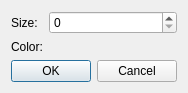
<?xml version="1.0" encoding="UTF-8"?>
<ui version="4.0">
 <class>GridDialog</class>
 <widget class="QDialog" name="GridDialog">
  <property name="geometry">
   <rect>
    <x>0</x>
    <y>0</y>
    <width>191</width>
    <height>125</height>
   </rect>
  </property>
  <property name="windowTitle">
   <string>Configure grid</string>
  </property>
  <layout class="QVBoxLayout" name="verticalLayout">
   <property name="sizeConstraint">
    <enum>QLayout::SetFixedSize</enum>
   </property>
   <item>
    <layout class="QFormLayout" name="formLayout">
     <item row="0" column="0">
      <widget class="QLabel" name="sizeLabel">
       <property name="text">
        <string>Size:</string>
       </property>
      </widget>
     </item>
     <item row="0" column="1">
      <widget class="QSpinBox" name="sizeSpinBox">
       <property name="maximum">
        <number>9999</number>
       </property>
      </widget>
     </item>
     <item row="1" column="0">
      <widget class="QLabel" name="colorLabel">
       <property name="text">
        <string>Color:</string>
       </property>
      </widget>
     </item>
     <item row="1" column="1">
      <widget class="ColorEdit" name="colorEdit" native="true"/>
     </item>
    </layout>
   </item>
   <item>
    <widget class="QDialogButtonBox" name="buttonBox">
     <property name="orientation">
      <enum>Qt::Horizontal</enum>
     </property>
     <property name="standardButtons">
      <set>QDialogButtonBox::Cancel|QDialogButtonBox::Ok</set>
     </property>
    </widget>
   </item>
  </layout>
 </widget>
 <customwidgets>
  <customwidget>
   <class>ColorEdit</class>
   <extends>QWidget</extends>
   <header>coloredit.h</header>
   <container>1</container>
  </customwidget>
 </customwidgets>
 <resources/>
 <connections>
  <connection>
   <sender>buttonBox</sender>
   <signal>accepted()</signal>
   <receiver>GridDialog</receiver>
   <slot>accept()</slot>
   <hints>
    <hint type="sourcelabel">
     <x>224</x>
     <y>182</y>
    </hint>
    <hint type="destinationlabel">
     <x>157</x>
     <y>212</y>
    </hint>
   </hints>
  </connection>
  <connection>
   <sender>buttonBox</sender>
   <signal>rejected()</signal>
   <receiver>GridDialog</receiver>
   <slot>reject()</slot>
   <hints>
    <hint type="sourcelabel">
     <x>243</x>
     <y>188</y>
    </hint>
    <hint type="destinationlabel">
     <x>249</x>
     <y>212</y>
    </hint>
   </hints>
  </connection>
 </connections>
</ui>
